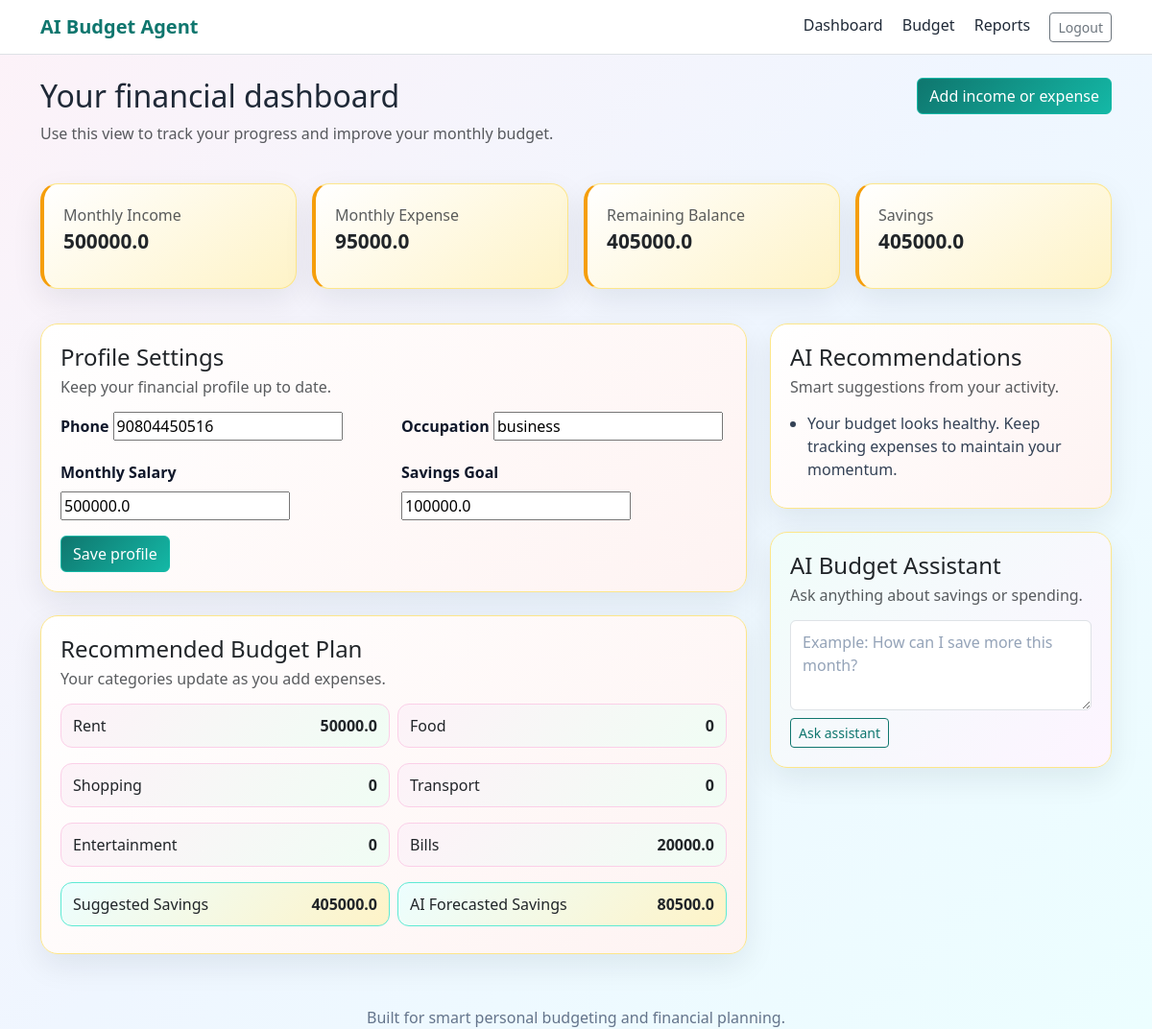
/dashboard (signed in), run on the app's committed database.
### tables this page shows
CREATE TABLE expenses (
            id INTEGER PRIMARY KEY AUTOINCREMENT,
            user_id INTEGER NOT NULL,
            category TEXT NOT NULL,
            amount REAL NOT NULL,
            description TEXT,
            expense_date TEXT NOT NULL,
            created_at TEXT NOT NULL,
            FOREIGN KEY (user_id) REFERENCES users(id)
        );

### app.py (the view)
    def wrapped(*args, **kwargs):
        if not get_current_user().is_authenticated:
            flash("Please sign in to continue.", "warning")
            return redirect(url_for("login"))
        return view_func(*args, **kwargs)

### app.py (called while the page is built, shortened)
def get_current_user():
    user_id = session.get("user_id")
    if not user_id:
        return AnonymousUser()
    db = get_db()
    row = db.execute("SELECT id, username, email FROM users WHERE id = ?", (user_id,)).fetchone()
    if row:
        return User(row[0], row[1], row[2])
    session.pop("user_id", None)
    return AnonymousUser()

@app.context_processor
def inject_user():
    return {"current_user": get_current_user()}

def login_required(view_func):
    def wrapped(*args, **kwargs):
        if not get_current_user().is_authenticated:
            flash("Please sign in to continue.", "warning")
            return redirect(url_for("login"))
        return view_func(*args, **kwargs)
    wrapped.__name__ = view_func.__name__
    return wrapped

def get_db():
    if "db" not in g:
        conn = sqlite3.connect(DB_PATH)
        conn.row_factory = sqlite3.Row
        g.db = conn
    return g.db

def ensure_dataset():
    if DATASET_PATH.exists():
        return

def build_budget_plan(summary):
    category_names = ["Rent", "Food", "Shopping", "Transport", "Entertainment", "Bills"]
    plan = {name.lower(): summary["category_totals"].get(name, 0) for name in category_names}
    plan["savings"] = max(0, summary["monthly_income"] - summary["monthly_expense"])
    plan["predicted_savings"] = max(0, summary["monthly_income"] * 0.18 - (summary["monthly_expense"] * 0.1))
    return plan

@app.before_request
def ensure_db_ready():
    init_db()
    ensure_dataset()

@app.route("/dashboard", methods=["GET", "POST"])
@login_required
def dashboard():
    summary = calculate_summary(get_current_user().id)
    suggestions = build_ai_recommendations(summary)
    budget_plan = build_budget_plan(summary)
    assistant_reply = None
    profile = get_db().execute("SELECT phone, occupation, monthly_salary, savings_goal FROM profiles WHERE user_id = ?", (get_current_user().id,)).fetchone()
    form = ProfileForm(data={"phone": profile[0] if profile else "", "occupation": profile[1] if profile else "", "monthly_salary": profile[2] if profile else 0, "savings_goal": profile[3] if profile else 0})
    return render_template("dashboard.html", summary=summary, suggestions=suggestions, budget_plan=budget_plan, form=form, assistant_reply=assistant_reply)

    def hidden_tag(self):
        return Markup("")

### templates/dashboard.html (shortened to what this page needs)
{% extends "base.html" %}
{% block content %}
<div class="row mb-4">
    <div class="col-md-8">
        <h2>Your financial dashboard</h2>
        <p class="text-muted">Use this view to track your progress and improve your monthly budget.</p>
    </div>
    <div class="col-md-4 text-md-end">
        <a class="btn btn-primary" href="{{ url_for('budget') }}">Add income or expense</a>
    </div>
</div>
<div class="row g-3 mb-4">
    <div class="col-md-3">
        <div class="card summary-card">
            <div class="text-muted">Monthly Income</div>
            <div class="metric-value">{{ summary.monthly_income | round(2) }}</div>
        </div>
    </div>
    <div class="col-md-3">
        <div class="card summary-card">
            <div class="text-muted">Monthly Expense</div>
            <div class="metric-value">{{ summary.monthly_expense | round(2) }}</div>
        </div>
    </div>
    <div class="col-md-3">
        <div class="card summary-card">
            <div class="text-muted">Remaining Balance</div>
            <div class="metric-value">{{ summary.remaining_balance | round(2) }}</div>
        </div>
    </div>
    <div class="col-md-3">
        <div class="card summary-card">
            <div class="text-muted">Savings</div>
            <div class="metric-value">{{ summary.savings | round(2) }}</div>
        </div>
    </div>
</div>
<div class="row g-4">
    <div class="col-lg-8">
        <div class="card mb-4">
            <div class="section-heading">
                <h4 class="mb-1">Profile Settings</h4>
                <p class="text-muted mb-0">Keep your financial profile up to date.</p>
            </div>
            <form method="post">
                <div class="row g-3">
                    <div class="col-md-6">
                        <label class="form-label">Phone</label>
                        {{ form.phone(class_='form-control') }}
                    </div>
                    <div class="col-md-6">
                        <label class="form-label">Occupation</label>
                        {{ form.occupation(class_='form-control') }}
                    </div>
                    <div class="col-md-6">
                        <label class="form-label">Monthly Salary</label>
                        {{ form.monthly_salary(class_='form-control') }}
                    </div>
                    <div class="col-md-6">
                        <label class="form-label">Savings Goal</label>
                        {{ form.savings_goal(class_='form-control') }}
                    </div>
                </div>
                <button class="btn btn-primary mt-3" type="submit">Save profile</button>
            </form>
        </div>
        <div class="card">
            <div class="section-heading">
                <h4 class="mb-1">Recommended Budget Plan</h4>
                <p class="text-muted mb-0">Your categories update as you add expenses.</p>
            </div>
            <div class="row g-2">
                {% for label, value in [('Rent', budget_plan.rent), ('Food', budget_plan.food), ('Shopping', budget_plan.shopping), ('Transport', budget_plan.transport), ('Entertainment', budget_plan.entertainment), ('Bills', budget_plan.bills)] %}
                <div class="col-md-6">
                    <div class="plan-pill">
                        <span>{{ label }}</span>
                        <strong>{{ value | round(2) }}</strong>
                    </div>
                </div>
                {% endfor %}
                <div class="col-md-6">
                    <div class="plan-pill highlight">
                        <span>Suggested Savings</span>
                        <strong>{{ budget_plan.savings | round(2) }}</strong>
                    </div>
                </div>
                <div class="col-md-6">
                    <div class="plan-pill highlight">
                        <span>AI Forecasted Savings</span>
                        <strong>{{ budget_plan.predicted_savings | round(2) }}</strong>
                    </div>
                </div>
            </div>
        </div>
    </div>
    <div class="col-lg-4">
        <div class="card">
            <div class="section-heading">
                <h4 class="mb-1">AI Recommendations</h4>
                <p class="text-muted mb-0">Smart suggestions from your activity.</p>
            </div>
            <ul class="recommendation-list">
                {% for item in suggestions %}
                <li>{{ item }}</li>
                {% endfor %}
            </ul>
        </div>
        <div class="card mt-4 assistant-card">
            <div class="section-heading">
                <h4 class="mb-1">AI Budget Assistant</h4>
                <p class="text-muted mb-0">Ask anything about savings or spending.</p>
            </div>
            <form method="post">
                <textarea class="form-control mb-2" name="assistant_prompt" rows="3" placeholder="Example: How can I save more this month?"></textarea>
                <button class="btn btn-outline-primary btn-sm" type="submit">Ask assistant</button>
            </form>
        </div>
    </div>
</div>
{% endblock %}

### static/style.css (style rules this page uses)
body { font-family: 'Segoe UI', sans-serif; background: linear-gradient(135deg, #fdf2f8, #eff6ff, #ecfeff); color: #1f2937; }
.hero-card, .card { background: linear-gradient(135deg, #ffffff, #fef3f2); border: 1px solid #fde68a; border-radius: 18px; box-shadow: 0 12px 32px rgba(15, 23, 42, 0.08); padding: 20px; }
.btn-primary { background: linear-gradient(135deg, #0f766e, #14b8a6); border-color: #14b8a6; }
.btn-outline-primary { border-color: #0f766e; color: #0f766e; }
.summary-card { background: linear-gradient(145deg, #ffffff, #fef3c7); border-left: 4px solid #f59e0b; margin-bottom: 12px; min-height: 110px; }
.metric-value { font-size: 1.3rem; font-weight: 700; }
.section-heading { margin-bottom: 14px; }
.plan-pill { display: flex; justify-content: space-between; align-items: center; background: linear-gradient(135deg, #fdf2f8, #f0fdf4); border: 1px solid #fbcfe8; border-radius: 12px; padding: 10px 12px; margin-bottom: 8px; }
.plan-pill.highlight { background: linear-gradient(135deg, #ecfeff, #fef3c7); border-color: #5eead4; }
.recommendation-list { padding-left: 18px; margin: 0; }
.recommendation-list li { margin-bottom: 8px; color: #334155; }
.assistant-card { background: linear-gradient(135deg, #f0fdfa, #fdf4ff); }
.form-label { font-weight: 600; color: #0f172a; }
.form-control::placeholder { color: #94a3b8; }
.form-control, .form-select { padding: 10px 12px; }

### data on the page
expenses: category "Rent", amount "50000.0"
expenses: category "Bills", amount "20000.0"

### other printed values
{{ summary.monthly_income | round(2) }} "500000.0"
{{ summary.monthly_expense | round(2) }} "95000.0"
{{ summary.remaining_balance | round(2) }} "405000.0"
{{ summary.savings | round(2) }} "405000.0"
{{ label }} "Food" "Shopping" "Transport" "Entertainment"
{{ value | round(2) }} "0" "0" "0" "0"
{{ budget_plan.savings | round(2) }} "405000.0"
{{ budget_plan.predicted_savings | round(2) }} "80500.0"
{{ item }} "Your budget looks healthy. Keep tracking expenses to maintain your momentum."
